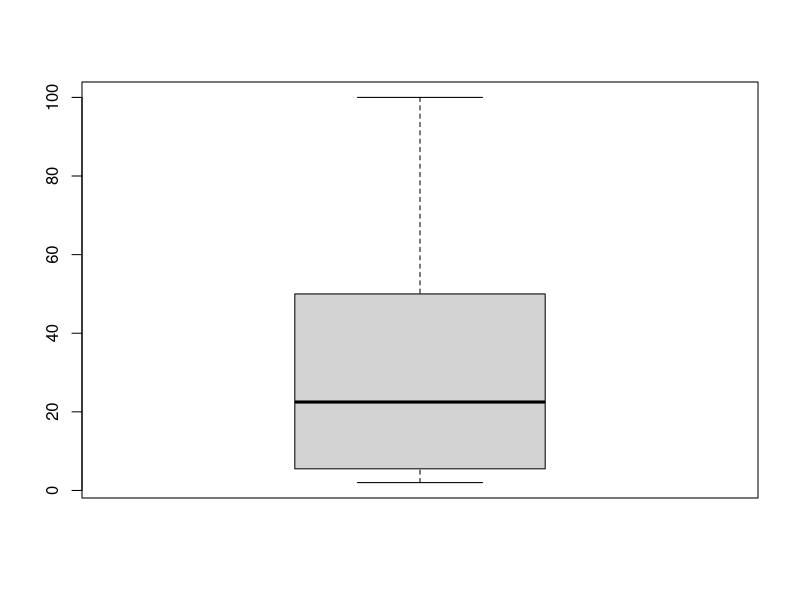
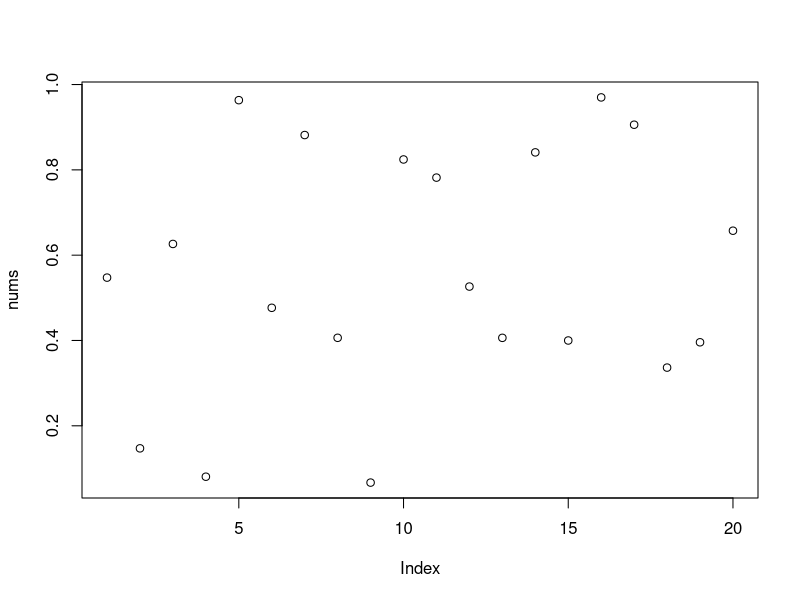
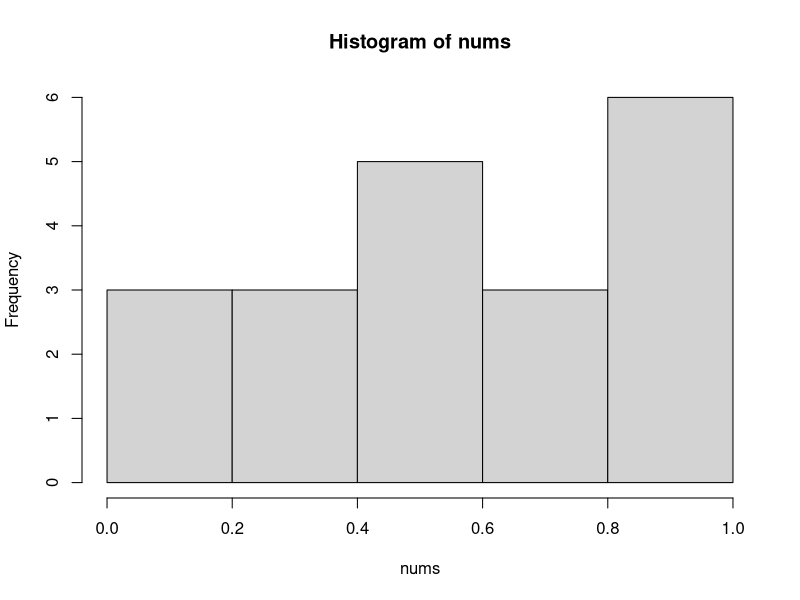

Write the R code that produced these figures, in order.
#Class 9.12.2016 MON

a <- 2
b <- 50
c <- 3
a+b
b/a
50%%3 #余
a_vec <- c(3, 50, 5, 6, 10, 50, 20, 2, 100, 30, 25, 80)
str(a_vec) #structure command, show structure
sum(a_vec) #和
summary(a_vec)
length(a_vec)
boxplot(a_vec)
cumsum(a_vec) #cumulative sum
is.vector(a_vec) #
data()

#rundom numbers 生成随机数
runif(20) #括号里点“Tab”显示下拉菜单
options(digits = 2)
nums <- runif(20)
nums

plot(nums)
hist(nums)

set.seed(5)
runif(30)

head(nums) #显示前五个
tail(nums) #显示后五个


#生成矩阵MATRIX

A <- matrix(data = floor(30*runif(16)),nrow = 4, byrow = TRUE)
View(A) #View大写开头

#byrow的意思是什么：
values <- 30*runif(16)
values

#floor的意思是，

A
A[3,3]

dim(A) #显示Dimension

d <- dim(A)
d[1]

b <- floor(20*runif(dim(A)[2]))

x <- solve(A,b)

A%*%x #矩阵相乘


e <- floor(20*runif(4))
f <- floor(20*runif(4))
e*f
sum(e*f)

t(e)%*%f #transport of e


e
f
outer(e,f,"*")
outer(e,f,">")
outer(e,f,">")*1



#Class 9.14.2016 Wed

#TURN IN HOMEWORK: Click"File - Compile Notebook"


a <- runif(9)
a
str(a) #structure command, show structure,显示大体结构等资料
length(a)
typeof(a)

#判断类型

is.atomic(a)
is.list(a)
is.vector(a)

a[5]
a[5] <- NA #删除a中第五个;you can decide how to modify the data

typeof(a[5])

c <- as.integer(50*a)
c
is.atomic(c)
is.list(c)
c[5]
is.na(c)
is.na(c)*1
typeof(c[5])
class(a)

d <- c(c(1,2,3),c(4,5,6))
d

#example:mtcars
dat1 <- mtcars
str(dat1)



mtcars[,1]
typeof(mtcars[,1])
model1 <- lm(mtcars$mpg~mtcars$hp,data = mtcars)
model1 <- lm(mtcars$mpg~mtcars$hp)
